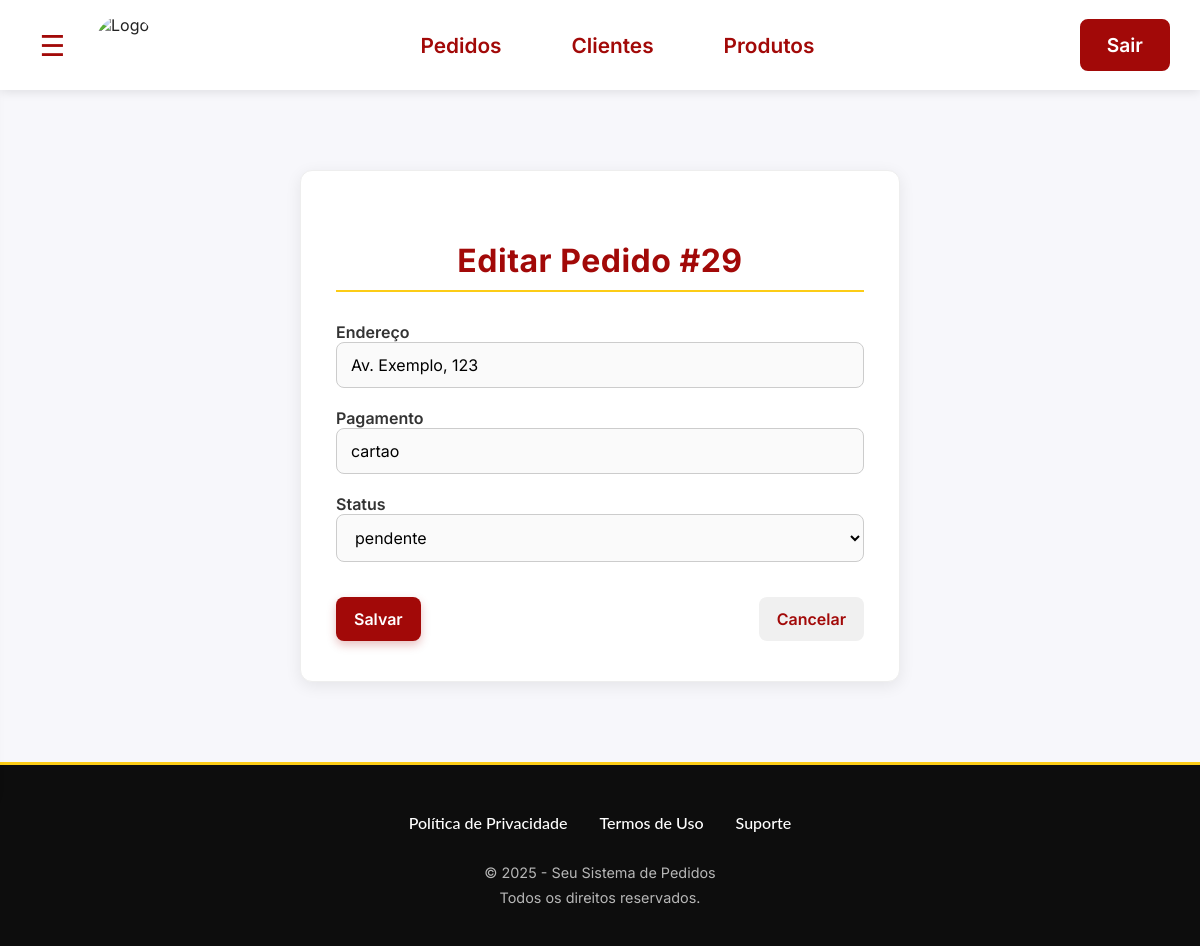
The page /frontend/Admin/editar_pedido.php?id=29 (signed in) on the database its author committed.
### tables this page shows
CREATE TABLE `pedidos` (
  `id` int(11) NOT NULL,
  `usuario_id` int(11) NOT NULL,
  `itens` text NOT NULL,
  `endereco` text NOT NULL,
  `pagamento` varchar(50) NOT NULL,
  `criado_em` timestamp NOT NULL DEFAULT current_timestamp(),
  `status` varchar(20) NOT NULL DEFAULT 'pendente'
);

### backend/config/DatabaseManager.php (called while the page is built, shortened)
<?php
class DatabaseManager extends Conectar
{
    public function getPedidoById($pedidoId)
    {
        try {
            $sql = "SELECT p.*, u.username as cliente_nome FROM pedidos p LEFT JOIN users u ON p.usuario_id = u.id WHERE p.id = :id";
            $stmt = $this->prepare($sql);
            $stmt->bindParam(':id', $pedidoId, PDO::PARAM_INT);
            $stmt->execute();
            $pedido = $stmt->fetch(PDO::FETCH_ASSOC);
            if ($pedido) {
                $itens = json_decode($pedido['itens'], true);
                if (is_array($itens)) {
                    $pedido['itens_array'] = $itens;
                    $total = 0;
                    foreach ($itens as $item) {
                        $preco = isset($item['preco']) ? floatval($item['preco']) : 0;
                        $qtd = isset($item['quantidade']) ? intval($item['quantidade']) : 1;
                        $total += $preco * $qtd;
                    }
                    $pedido['total'] = $total;
                } else {
                    $pedido['itens_array'] = explode(',', $pedido['itens']);
                    $pedido['total'] = null;
                }
            }
            return $pedido;
        } catch (Exception $e) {
            error_log('Erro getPedidoById: ' . $e->getMessage());
            return false;
        }
    }
}
?>

### frontend/Admin/editar_pedido.php (the view, shortened to what this page needs)
<?php
include_once '../../backend/config/DatabaseManager.php';
$db = new DatabaseManager();
$id = $_GET['id'] ?? null;
$pedido = $db->getPedidoById(intval($id));
?>
<!DOCTYPE html>
<html lang="pt-br">
<head>
    <link rel="stylesheet" href="pedidos.css">
</head>
<body>
    <header>
        <div class="header-left">
            <button class="btn-menu-lateral" id="btn-menu">&#9776;</button>
            <div class="logo-container">
                <img src="../assets/logo.png" alt="Logo" class="logo">
            </div>
        </div>
        <div class="header-center">
            <a href="pedidos.php" class="menu-item">Pedidos</a>
            <a href="clientes.php" class="menu-item">Clientes</a>
            <a href="produtos.php" class="menu-item">Produtos</a>
        </div>
        <a href="logout.php" class="btn-conta">Sair</a>
    </header>
    <main>
        <div class="editar-pedido-container">
            <h1>Editar Pedido #<?php echo htmlspecialchars($pedido['id']); ?></h1>
            <form method="POST" action="../../backend/controllers/admin_edit_pedido_form.php">
                <div>
                    <label>Endereço</label>
                    <input type="text" name="endereco" value="<?php echo htmlspecialchars($pedido['endereco']); ?>" required>
                </div>
                <div>
                    <label>Pagamento</label>
                    <input type="text" name="pagamento" value="<?php echo htmlspecialchars($pedido['pagamento']); ?>" required>
                </div>
                <div>
                    <label>Status</label>
                    <select name="status" required>
                        <?php
                        $statuses = ['pendente', 'preparando', 'pronto', 'em_entrega', 'entregue', 'cancelado', 'oculto'];
                        foreach ($statuses as $status) {
                            $selected = $pedido['status'] === $status ? 'selected' : '';
                            echo "<option value='$status' $selected>$status</option>";
                        }
                        ?>
                    </select>
                </div>
                <div class="editar-pedido-botoes">
                    <button type="submit">Salvar</button>
                    <a href="pedidos.php">Cancelar</a>
                </div>
            </form>
        </div>
    </main>
    <footer>
        <div class="footer-container">
            <div class="footer-links">
                <a href="#">Política de Privacidade</a>
                <a href="#">Termos de Uso</a>
                <a href="#">Suporte</a>
            </div>
            <div class="footer-bottom">
                <p>&copy; <?php echo date('Y'); ?> - Seu Sistema de Pedidos</p>
                <p>Todos os direitos reservados.</p>
            </div>
        </div>
    </footer>
</body>
</html>

### frontend/Admin/pedidos.css (style rules this page uses)
* { margin: 0; padding: 0; box-sizing: border-box; font-family: 'Inter', sans-serif; }
body { font-family: 'Segoe UI', Arial, sans-serif; background: #f7f7fb; margin: 0; color: #222; }
:root { --cor-primaria: #a20908; --cor-secundaria: #f40919; --cor-amarelo: #fccc16; --cor-dourado: #fabb18; --cor-branco: #ffffff; --cor-preto: #000000; --cor-cinza: #f5f5f5; --cor-cinza-escuro: #333333; }
a { text-decoration: none; }
header { background: var(--cor-branco); width: 100%; padding: 15px 30px; display: flex; align-items: center; justify-content: space-between; position: sticky; top: 0; z-index: 1000; box-shadow: 0 2px 10px rgba(0,0,0,0.1); min-height: 80px; }
.header-left { display: flex; align-items: center; gap: 20px; }
.btn-menu-lateral { background: none; border: none; font-size: 1.8rem; cursor: pointer; color: var(--cor-primaria); padding: 8px; border-radius: 50%; transition: all 0.3s ease; width: 45px; height: 45px; display: flex; align-items: center; justify-content: center; }
.logo-container { display: flex; align-items: center; }
.logo { width: 60px; height: 60px; border-radius: 60%; object-fit: cover; }
.header-center { display: flex; align-items: center; gap: 40px; }
.menu-item { font-size: 1.3rem; font-weight: 600; color: var(--cor-primaria); cursor: pointer; padding: 10px 15px; border-radius: 8px; transition: all 0.3s ease; position: relative; }
.btn-conta { background-color: var(--cor-primaria); color: var(--cor-branco); padding: 12px 25px; border: 2px solid var(--cor-primaria); border-radius: 8px; font-size: 1.2rem; font-weight: 600; cursor: pointer; transition: all 0.3s ease; text-decoration: none; }
main { margin-left: 5%; margin-right: 5%; }
h1 { text-align: center; margin-top: 30px; color: var(--cor-primaria); font-size: 2.2rem; font-weight: 700; margin-bottom: 50px; }
footer { background: rgba(0, 0, 0, 0.95); padding: 3rem 2rem 2rem; border-top: 3px solid var(--cor-amarelo); margin-top: 4rem; }
.footer-container { max-width: 1400px; margin: 0 auto; text-align: center; }
.footer-links { display: flex; justify-content: center; gap: 2rem; margin-bottom: 2rem; flex-wrap: wrap; }
.footer-links a { color: var(--cor-branco); text-decoration: none; font-weight: 500; transition: color 0.3s ease; position: relative; font-family: 'Lato', sans-serif; }
.footer-bottom { color: rgba(255, 255, 255, 0.7); font-size: 0.9rem; font-family: 'Lato', sans-serif; }
.footer-bottom p { margin-bottom: 0.5rem; }
.editar-pedido-container { background: var(--cor-branco); max-width: 600px; margin: 80px auto; padding: 40px 35px; border-radius: 12px; box-shadow: 0 4px 16px rgba(0,0,0,0.08); border: 1px solid #eee; }
.editar-pedido-container h1 { text-align: center; font-size: 2rem; font-weight: 700; color: var(--cor-primaria); margin-bottom: 30px; border-bottom: 2px solid var(--cor-amarelo); padding-bottom: 10px; letter-spacing: 0.5px; }
.editar-pedido-container form { display: flex; flex-direction: column; gap: 20px; }
.editar-pedido-container label { font-weight: 600; color: var(--cor-cinza-escuro); margin-bottom: 5px; }
.editar-pedido-container input[type="text"], .editar-pedido-container select { width: 100%; padding: 12px 14px; font-size: 1rem; border: 1px solid #ccc; border-radius: 8px; transition: all 0.3s ease; background: #fafafa; }
.editar-pedido-container button { background-color: var(--cor-primaria); color: var(--cor-branco); border: none; padding: 12px 18px; border-radius: 8px; font-size: 1rem; font-weight: 600; cursor: pointer; transition: all 0.3s ease; box-shadow: 0 4px 10px rgba(162, 9, 8, 0.25); }
.editar-pedido-container a { display: inline-block; text-align: center; color: var(--cor-primaria); background: #f0f0f0; padding: 12px 18px; border-radius: 8px; font-weight: 600; transition: all 0.2s ease; }
.editar-pedido-botoes { display: flex; justify-content: space-between; align-items: center; gap: 15px; margin-top: 15px; }

### rows shown on the page
pedidos: id "29", endereco "Av. Exemplo, 123", pagamento "cartao"

### other values the page prints
form field status "pendente"
